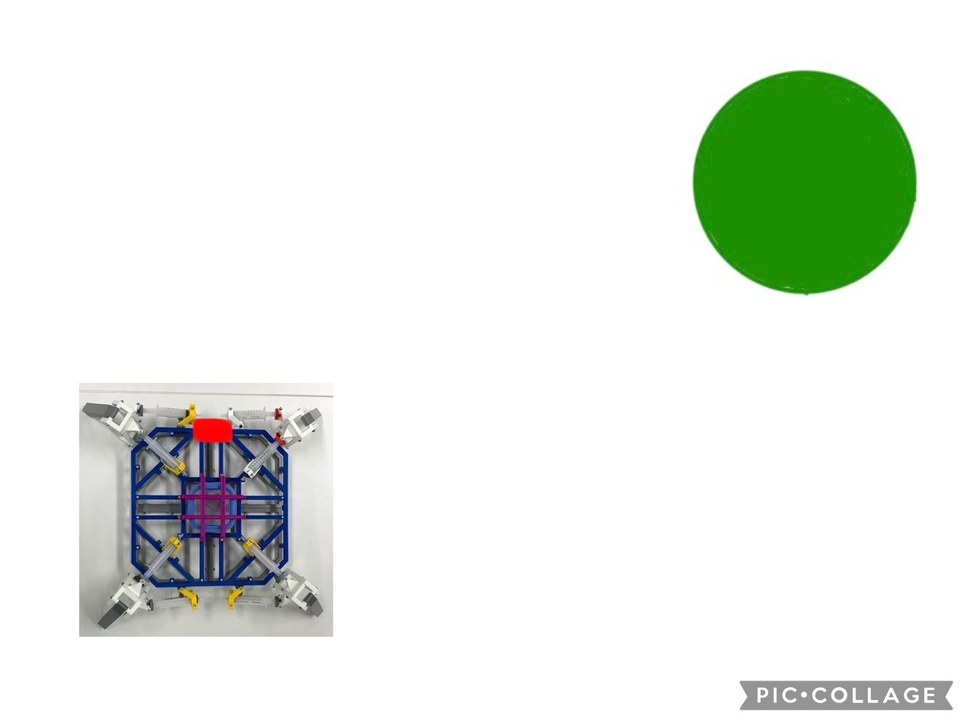
#> input picture robot_test_6_1.jpg, 970 x 727 px, shrunk from 1479 x 1109 before the run; its folder holds only this picture in this run
$ python robot_test_6_1.py
#> lines starting #> are read from the running program, lines starting #| are printed output that depends on the picture; after the words box and inside, x2 and y2 are one past the last pixel; in counts of white or black regions, pixels touching at a corner belong together; long printed decimals are rounded
#ライブラリインポート
import cv2
import numpy as np
import math

#2枚の画像に対する繰り返し処理
for i in range(3):
    #画像の変数宣言
    pic_name="robot_test_6_"+str(i+1)+ ".jpg"
    pic_name_out="robot_test_6_"+str(i+1)+ "out.jpg"
    gray_pic="robot_test_6_"+str(i+1)+ "gray.jpg"

    #ベース画像の読み込み
    img = cv2.imread(pic_name,cv2.IMREAD_COLOR)
#> img is the input picture: shape (727, 970, 3); mean B, G, R 231.2, 238.6, 232.6

    #画像のサイズ情報取得
    height, width = img.shape[:2]
#> height = 727; width = 970
    print(height, width)
#| 727 970

    #画像の色をHSV形式に変換
    hsv = cv2.cvtColor(img, cv2.COLOR_BGR2HSV_FULL)
#> hsv: shape (727, 970, 3); mean H, S, V 13.4, 17.9, 239.9
    h = hsv[:, :, 0]
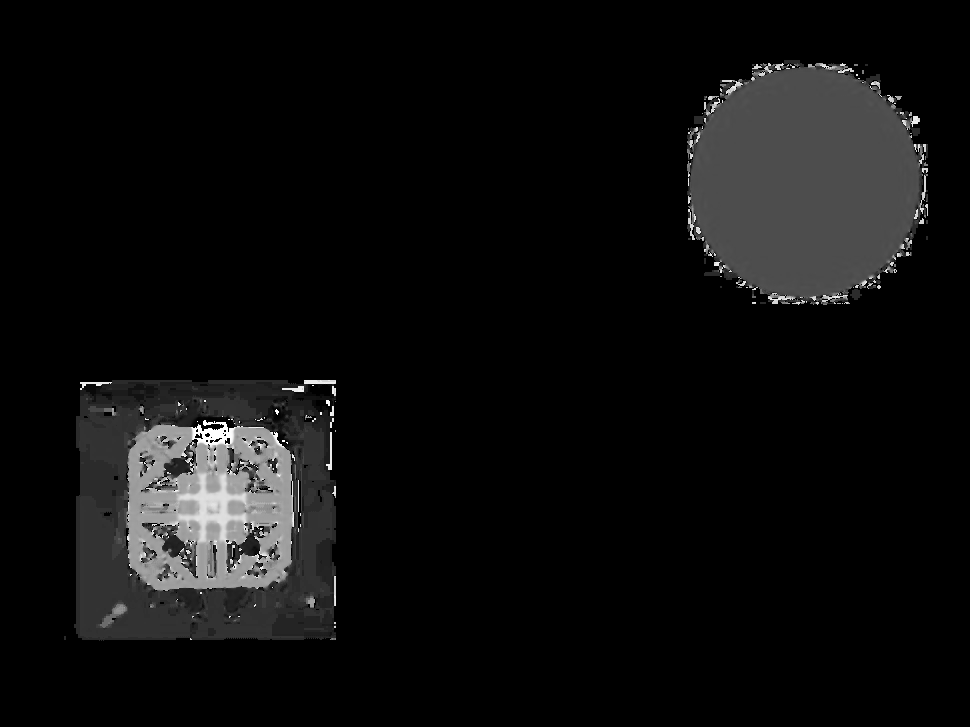
#> h: shape (727, 970); min 0, max 255, mean 13.4
    s = hsv[:, :, 1]
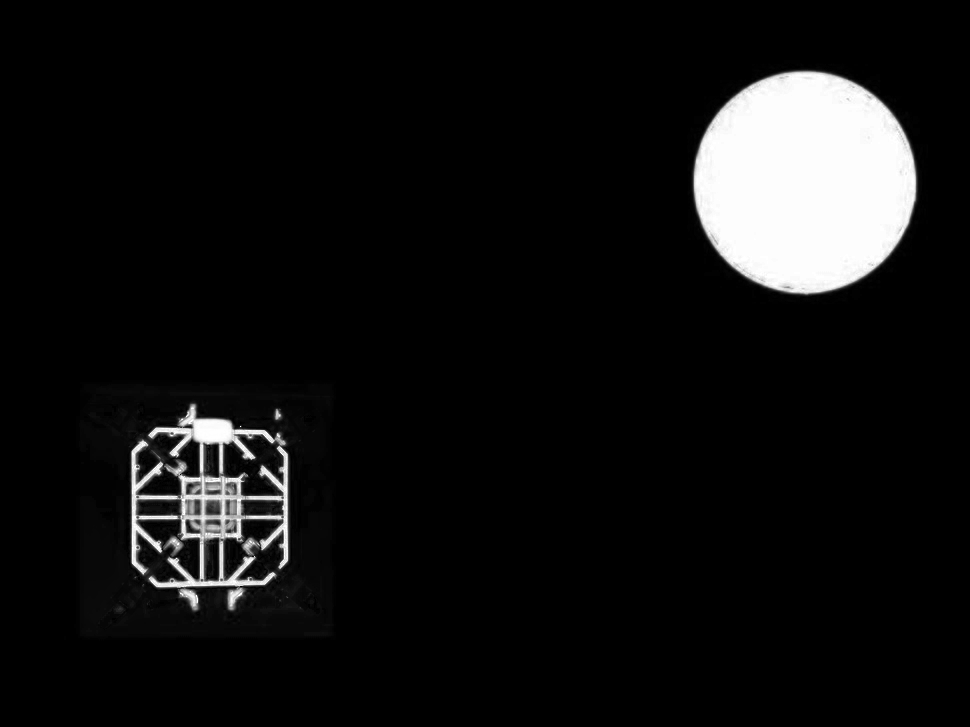
#> s: shape (727, 970); min 0, max 255, mean 17.9
    v = hsv[:, :, 2]
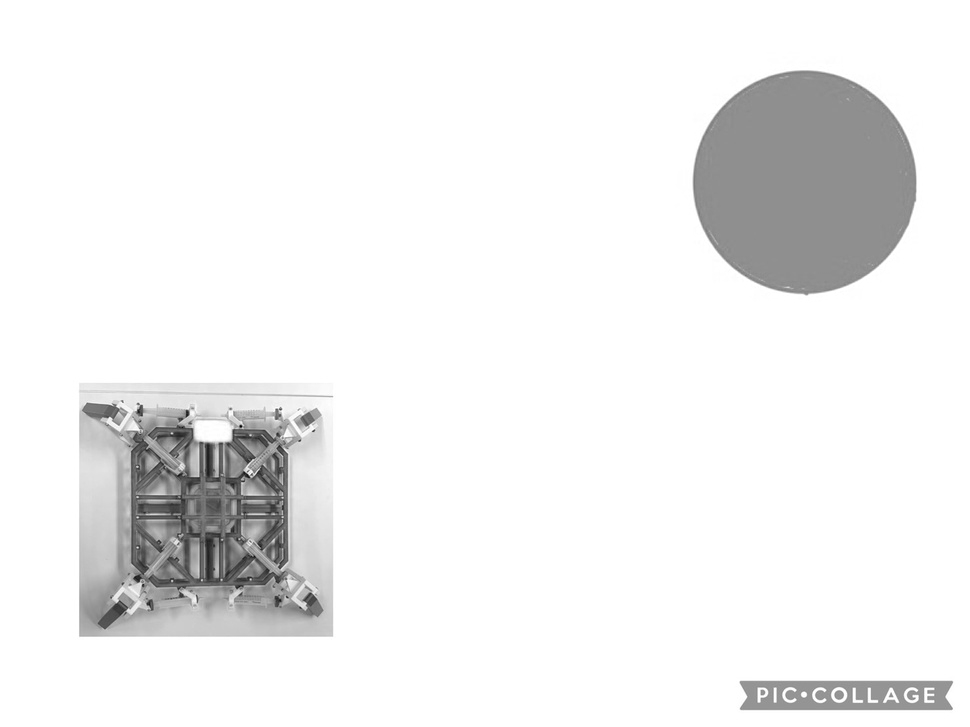
#> v: shape (727, 970); min 3, max 255, mean 239.9

    #ベース画像と同じ大きさの配列を作成
    img_robot_test_6_=np.zeros((height,width,3),np.uint8)

    #ロボットを認識
    img_robot_test_6_[(h > 179) & (s > 100)& (v > 100)] = 255
    #二値化画像を作成
    cv2.imwrite(gray_pic,np.array(img_robot_test_6_))
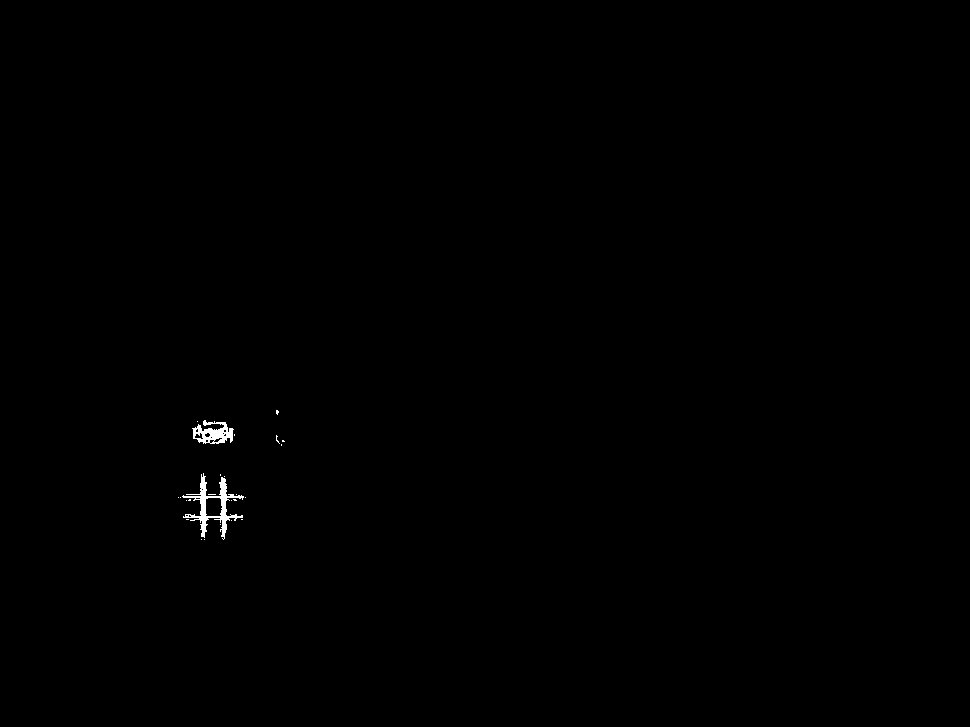
#> saved as robot_test_6_1gray.jpg: shape (727, 970, 3); 0.22% white; 25 white regions (23 under 20 px)
    #作成した画像を読み込み
    img_gray_r = cv2.imread(gray_pic,cv2.IMREAD_GRAYSCALE)
#> img_gray_r: shape (727, 970); min 0, max 255, mean 0.6
    #読み込んだ画像の重心、輪郭を取得
    M_r = cv2.moments(img_gray_r, False)
#> M_r = moments, m00 404571, centre m10/m00, m01/m00 = (214.2, 479)
    contours, hierarchy= cv2.findContours(img_gray_r, cv2.RETR_EXTERNAL, cv2.CHAIN_APPROX_SIMPLE)
#> contours = 40 contours, 37 with area under 20; largest, box (x1, y1, x2, y2) and area: (176, 472, 248, 544) 1760, (192, 416, 240, 448) 935, (272, 432, 288, 448) 44
    x_r,y_r= int(M_r["m10"]/M_r["m00"]) , int(M_r["m01"]/M_r["m00"])
#> x_r = 214; y_r = 479
    print(x_r,y_r)
#| 214 479
    #画像にロボットの重心をプロット
    cv2.circle(img, (x_r,y_r), 20, 100, 2, 4)
    cv2.drawContours(img, contours, -1, color=(0, 0, 0), thickness=5)
    cv2.imwrite(pic_name_out,np.array(img))

    #ターゲットを認識
    img_robot_test_6_[(h > 70) & (h < 80) & (s > 100) & (v > 100)] = 255
    #二値化画像を作成
    cv2.imwrite(gray_pic,np.array(img_robot_test_6_))
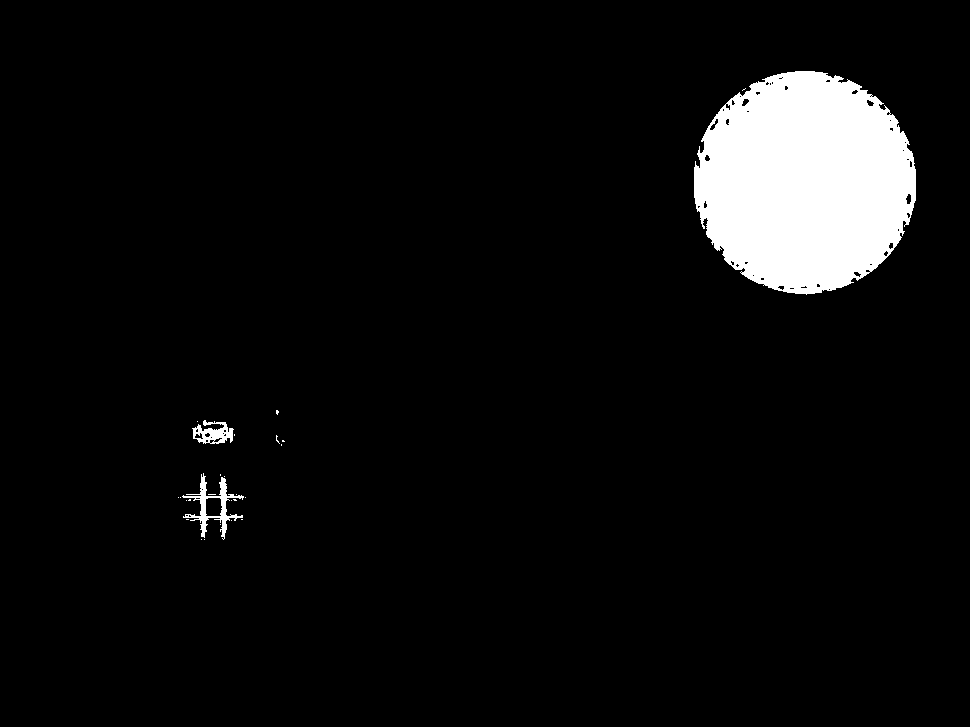
#> saved as robot_test_6_1gray.jpg: shape (727, 970, 3); 5.6% white; 27 white regions (24 under 20 px)
    #作成した画像を読み込み
    img_gray_t = cv2.imread(gray_pic,cv2.IMREAD_GRAYSCALE)
#> img_gray_t: shape (727, 970); min 0, max 255, mean 14.4
    #読み込んだ画像の重心、輪郭を取得
    M_t = cv2.moments(img_gray_t, False)
#> M_t = moments, m00 10120580, centre m10/m00, m01/m00 = (781, 194.1)
    contours, hierarchy= cv2.findContours(img_gray_t, cv2.RETR_EXTERNAL, cv2.CHAIN_APPROX_SIMPLE)
#> contours = 107 contours, 103 with area under 20; largest, box (x1, y1, x2, y2) and area: (688, 64, 920, 296) 39268, (176, 472, 248, 544) 1760, (192, 416, 240, 448) 935, (272, 432, 288, 448) 44
    x_t,y_t= int(M_t["m10"]/M_t["m00"]) , int(M_t["m01"]/M_t["m00"])
#> x_t = 780; y_t = 194
    print(x_t,y_t)
#| 780 194
    #画像にターゲットの重心をプロット
    cv2.circle(img, (x_t,y_t), 20, 100, 2, 4)
    cv2.drawContours(img, contours, -1, color=(0, 0, 0), thickness=5)
    cv2.imwrite(pic_name_out,np.array(img))

    a = x_t - x_r
#> a = 566
    b = y_r - y_t
#> b = 285
    rad = math.atan(b/a)
#> rad = 0.466
    print(rad)
#| 0.4665

    #ロボットの正面を認識
    img_robot_test_6_[(h > 20) & (h < 30) & (s > 100) & (v > 100)] = 255
    #二値化画像を作成
    cv2.imwrite(gray_pic,np.array(img_robot_test_6_))
    #作成した画像を読み込み
    img_gray_f = cv2.imread(gray_pic,cv2.IMREAD_GRAYSCALE)
#> img_gray_f: shape (727, 970); min 0, max 255, mean 14.4
    #読み込んだ画像の重心、輪郭を取得
    M_f = cv2.moments(img_gray_f, False)
#> M_f = moments, m00 10127915, centre m10/m00, m01/m00 = (780.5, 194.3)
    contours, hierarchy= cv2.findContours(img_gray_f, cv2.RETR_EXTERNAL, cv2.CHAIN_APPROX_SIMPLE)
#> contours = 125 contours, 120 with area under 20; largest, box (x1, y1, x2, y2) and area: (688, 64, 920, 296) 39268, (176, 472, 248, 544) 1760, (176, 416, 240, 448) 951, (248, 536, 264, 558) 62, (272, 432, 288, 448) 44
    x_f,y_f= int(M_f["m10"]/M_f["m00"]) , int(M_f["m01"]/M_f["m00"])
#> x_f = 780; y_f = 194
    print(x_f,y_f)
#| 780 194
    #画像にターゲットの重心をプロット
    cv2.circle(img, (x_f,y_f), 20, 100, 2, 4)
    cv2.drawContours(img, contours, -1, color=(0, 0, 0), thickness=5)
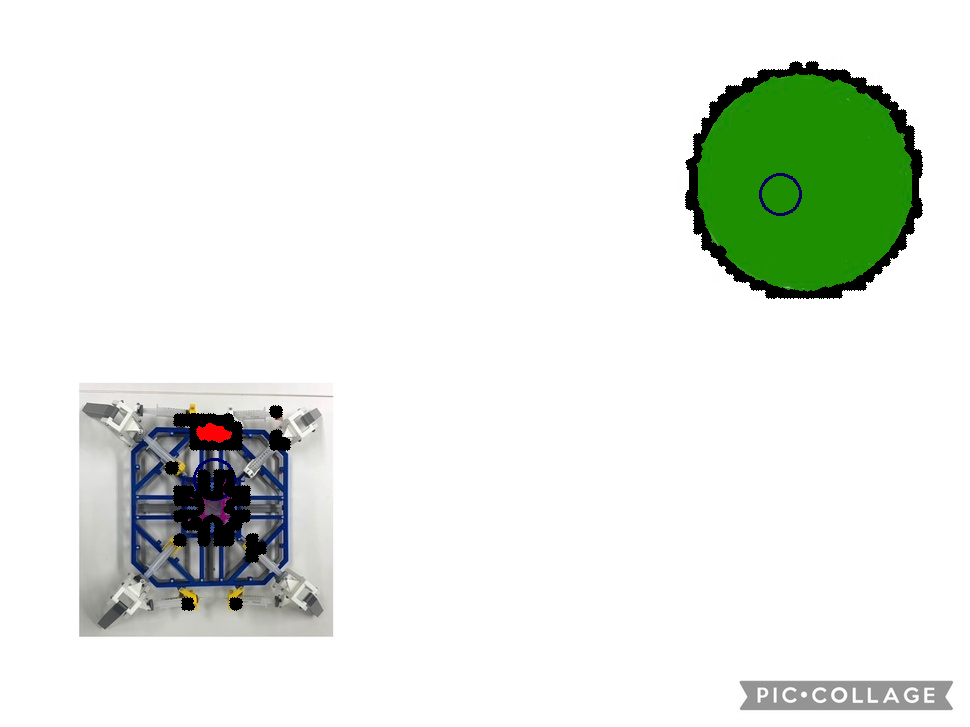
#> img: shape (727, 970, 3); mean B, G, R 228.5, 235.4, 229.7
#> (the run stopped early here; a loop or call above may not have finished)
